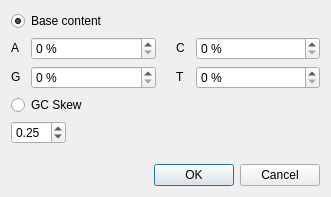
<?xml version="1.0" encoding="UTF-8"?>
<ui version="4.0">
 <class>BaseContentDialog</class>
 <widget class="QDialog" name="BaseContentDialog">
  <property name="geometry">
   <rect>
    <x>0</x>
    <y>0</y>
    <width>331</width>
    <height>197</height>
   </rect>
  </property>
  <property name="sizePolicy">
   <sizepolicy hsizetype="Fixed" vsizetype="Fixed">
    <horstretch>0</horstretch>
    <verstretch>0</verstretch>
   </sizepolicy>
  </property>
  <property name="windowTitle">
   <string>Set Base Content</string>
  </property>
  <layout class="QVBoxLayout" name="verticalLayout">
   <item>
    <widget class="QRadioButton" name="baseContentRadioButton">
     <property name="text">
      <string>Base content</string>
     </property>
     <property name="checked">
      <bool>true</bool>
     </property>
    </widget>
   </item>
   <item>
    <layout class="QGridLayout" name="gridLayout">
     <property name="horizontalSpacing">
      <number>20</number>
     </property>
     <item row="0" column="0">
      <layout class="QHBoxLayout" name="horizontalLayout_5">
       <item>
        <widget class="QLabel" name="percentALabel">
         <property name="sizePolicy">
          <sizepolicy hsizetype="Fixed" vsizetype="Fixed">
           <horstretch>0</horstretch>
           <verstretch>0</verstretch>
          </sizepolicy>
         </property>
         <property name="minimumSize">
          <size>
           <width>20</width>
           <height>0</height>
          </size>
         </property>
         <property name="text">
          <string>A</string>
         </property>
        </widget>
       </item>
       <item>
        <widget class="QSpinBox" name="percentASpin">
         <property name="sizePolicy">
          <sizepolicy hsizetype="Expanding" vsizetype="Fixed">
           <horstretch>0</horstretch>
           <verstretch>0</verstretch>
          </sizepolicy>
         </property>
         <property name="suffix">
          <string> %</string>
         </property>
         <property name="maximum">
          <number>100</number>
         </property>
        </widget>
       </item>
      </layout>
     </item>
     <item row="0" column="1">
      <layout class="QHBoxLayout" name="horizontalLayout_2">
       <item>
        <widget class="QLabel" name="percentCLabel">
         <property name="sizePolicy">
          <sizepolicy hsizetype="Fixed" vsizetype="Fixed">
           <horstretch>0</horstretch>
           <verstretch>0</verstretch>
          </sizepolicy>
         </property>
         <property name="minimumSize">
          <size>
           <width>20</width>
           <height>0</height>
          </size>
         </property>
         <property name="text">
          <string>C</string>
         </property>
        </widget>
       </item>
       <item>
        <widget class="QSpinBox" name="percentCSpin">
         <property name="sizePolicy">
          <sizepolicy hsizetype="Expanding" vsizetype="Fixed">
           <horstretch>0</horstretch>
           <verstretch>0</verstretch>
          </sizepolicy>
         </property>
         <property name="suffix">
          <string> %</string>
         </property>
         <property name="maximum">
          <number>100</number>
         </property>
        </widget>
       </item>
      </layout>
     </item>
     <item row="1" column="0">
      <layout class="QHBoxLayout" name="horizontalLayout_4">
       <item>
        <widget class="QLabel" name="percentGLabel">
         <property name="sizePolicy">
          <sizepolicy hsizetype="Fixed" vsizetype="Fixed">
           <horstretch>0</horstretch>
           <verstretch>0</verstretch>
          </sizepolicy>
         </property>
         <property name="minimumSize">
          <size>
           <width>20</width>
           <height>0</height>
          </size>
         </property>
         <property name="text">
          <string>G</string>
         </property>
        </widget>
       </item>
       <item>
        <widget class="QSpinBox" name="percentGSpin">
         <property name="sizePolicy">
          <sizepolicy hsizetype="Expanding" vsizetype="Fixed">
           <horstretch>0</horstretch>
           <verstretch>0</verstretch>
          </sizepolicy>
         </property>
         <property name="suffix">
          <string> %</string>
         </property>
         <property name="maximum">
          <number>100</number>
         </property>
        </widget>
       </item>
      </layout>
     </item>
     <item row="1" column="1">
      <layout class="QHBoxLayout" name="horizontalLayout_3">
       <item>
        <widget class="QLabel" name="percentTLabel">
         <property name="sizePolicy">
          <sizepolicy hsizetype="Fixed" vsizetype="Fixed">
           <horstretch>0</horstretch>
           <verstretch>0</verstretch>
          </sizepolicy>
         </property>
         <property name="minimumSize">
          <size>
           <width>20</width>
           <height>0</height>
          </size>
         </property>
         <property name="text">
          <string>T</string>
         </property>
        </widget>
       </item>
       <item>
        <widget class="QSpinBox" name="percentTSpin">
         <property name="sizePolicy">
          <sizepolicy hsizetype="Expanding" vsizetype="Fixed">
           <horstretch>0</horstretch>
           <verstretch>0</verstretch>
          </sizepolicy>
         </property>
         <property name="suffix">
          <string> %</string>
         </property>
         <property name="maximum">
          <number>100</number>
         </property>
        </widget>
       </item>
      </layout>
     </item>
    </layout>
   </item>
   <item>
    <widget class="QRadioButton" name="gcSkewRadioButton">
     <property name="text">
      <string>GC Skew</string>
     </property>
    </widget>
   </item>
   <item>
    <layout class="QHBoxLayout" name="horizontalLayout_6">
     <item>
      <widget class="QDoubleSpinBox" name="percentGCSpin">
       <property name="minimum">
        <double>-1.000000000000000</double>
       </property>
       <property name="maximum">
        <double>1.000000000000000</double>
       </property>
       <property name="singleStep">
        <double>0.010000000000000</double>
       </property>
       <property name="value">
        <double>0.250000000000000</double>
       </property>
      </widget>
     </item>
     <item>
      <spacer name="horizontalSpacer_2">
       <property name="orientation">
        <enum>Qt::Horizontal</enum>
       </property>
       <property name="sizeHint" stdset="0">
        <size>
         <width>40</width>
         <height>20</height>
        </size>
       </property>
      </spacer>
     </item>
    </layout>
   </item>
   <item>
    <spacer name="verticalSpacer">
     <property name="orientation">
      <enum>Qt::Vertical</enum>
     </property>
     <property name="sizeHint" stdset="0">
      <size>
       <width>0</width>
       <height>0</height>
      </size>
     </property>
    </spacer>
   </item>
   <item>
    <widget class="QDialogButtonBox" name="buttonBox">
     <property name="standardButtons">
      <set>QDialogButtonBox::Cancel|QDialogButtonBox::Ok</set>
     </property>
    </widget>
   </item>
  </layout>
 </widget>
 <resources/>
 <connections>
  <connection>
   <sender>buttonBox</sender>
   <signal>rejected()</signal>
   <receiver>BaseContentDialog</receiver>
   <slot>reject()</slot>
   <hints>
    <hint type="sourcelabel">
     <x>165</x>
     <y>176</y>
    </hint>
    <hint type="destinationlabel">
     <x>165</x>
     <y>98</y>
    </hint>
   </hints>
  </connection>
 </connections>
</ui>
